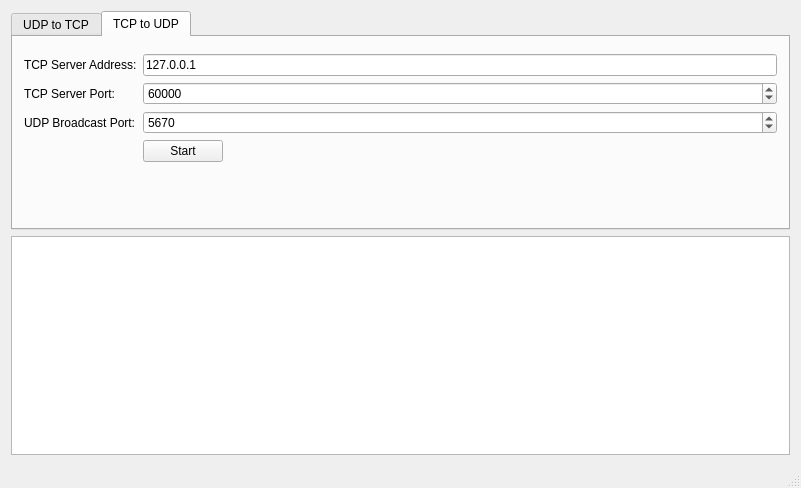
<?xml version="1.0" encoding="UTF-8"?>
<ui version="4.0">
 <class>SNBGui</class>
 <widget class="QMainWindow" name="SNBGui">
  <property name="geometry">
   <rect>
    <x>0</x>
    <y>0</y>
    <width>801</width>
    <height>488</height>
   </rect>
  </property>
  <property name="windowTitle">
   <string>SNBGui</string>
  </property>
  <widget class="QWidget" name="centralWidget">
   <layout class="QVBoxLayout" name="verticalLayout_2">
    <item>
     <widget class="QTabWidget" name="tabWidget">
      <property name="currentIndex">
       <number>1</number>
      </property>
      <widget class="QWidget" name="tabUT">
       <attribute name="title">
        <string>UDP to TCP</string>
       </attribute>
       <layout class="QFormLayout" name="formLayout_2">
        <property name="fieldGrowthPolicy">
         <enum>QFormLayout::AllNonFixedFieldsGrow</enum>
        </property>
        <item row="1" column="0">
         <layout class="QFormLayout" name="formLayout"/>
        </item>
        <item row="3" column="0">
         <widget class="QLabel" name="labelUdpListenPort">
          <property name="text">
           <string>UDP Listen Port:</string>
          </property>
         </widget>
        </item>
        <item row="3" column="1">
         <widget class="QSpinBox" name="spinBoxUdpListenPort">
          <property name="minimum">
           <number>1000</number>
          </property>
          <property name="maximum">
           <number>100000</number>
          </property>
          <property name="singleStep">
           <number>10</number>
          </property>
          <property name="value">
           <number>5670</number>
          </property>
         </widget>
        </item>
        <item row="5" column="0">
         <widget class="QLabel" name="labelTcpServerPort">
          <property name="text">
           <string>TCP Server Port:</string>
          </property>
         </widget>
        </item>
        <item row="5" column="1">
         <widget class="QSpinBox" name="spinBoxTcpServerPort">
          <property name="minimum">
           <number>1000</number>
          </property>
          <property name="maximum">
           <number>100000</number>
          </property>
          <property name="singleStep">
           <number>10</number>
          </property>
          <property name="value">
           <number>60000</number>
          </property>
         </widget>
        </item>
        <item row="8" column="1">
         <layout class="QHBoxLayout" name="horizontalLayout_2">
          <item>
           <widget class="QPushButton" name="buttonUTStartStop">
            <property name="text">
             <string>Start</string>
            </property>
           </widget>
          </item>
          <item>
           <spacer name="horizontalSpacer_4">
            <property name="orientation">
             <enum>Qt::Horizontal</enum>
            </property>
            <property name="sizeHint" stdset="0">
             <size>
              <width>40</width>
              <height>20</height>
             </size>
            </property>
           </spacer>
          </item>
         </layout>
        </item>
       </layout>
      </widget>
      <widget class="QWidget" name="tabTU">
       <attribute name="title">
        <string>TCP to UDP</string>
       </attribute>
       <layout class="QFormLayout" name="formLayout_4">
        <property name="fieldGrowthPolicy">
         <enum>QFormLayout::AllNonFixedFieldsGrow</enum>
        </property>
        <item row="0" column="0">
         <layout class="QFormLayout" name="formLayout_3"/>
        </item>
        <item row="1" column="0">
         <widget class="QLabel" name="labelTcpServerAddress">
          <property name="text">
           <string>TCP Server Address:</string>
          </property>
         </widget>
        </item>
        <item row="1" column="1">
         <widget class="QLineEdit" name="lineEditTcpServerAddress">
          <property name="text">
           <string>127.0.0.1</string>
          </property>
         </widget>
        </item>
        <item row="2" column="0">
         <widget class="QLabel" name="labelTcpServerPort_2">
          <property name="text">
           <string>TCP Server Port:</string>
          </property>
         </widget>
        </item>
        <item row="2" column="1">
         <widget class="QSpinBox" name="spinBoxTcpClientPort">
          <property name="minimum">
           <number>1000</number>
          </property>
          <property name="maximum">
           <number>100000</number>
          </property>
          <property name="singleStep">
           <number>10</number>
          </property>
          <property name="value">
           <number>60000</number>
          </property>
         </widget>
        </item>
        <item row="4" column="0">
         <widget class="QLabel" name="labelUdpBroadcastPort">
          <property name="text">
           <string>UDP Broadcast Port:</string>
          </property>
         </widget>
        </item>
        <item row="4" column="1">
         <widget class="QSpinBox" name="spinBoxUdpBroadcastPort">
          <property name="minimum">
           <number>1000</number>
          </property>
          <property name="maximum">
           <number>100000</number>
          </property>
          <property name="singleStep">
           <number>10</number>
          </property>
          <property name="value">
           <number>5670</number>
          </property>
         </widget>
        </item>
        <item row="5" column="1">
         <layout class="QHBoxLayout" name="horizontalLayout_3">
          <item>
           <widget class="QPushButton" name="buttonTUStartStop">
            <property name="text">
             <string>Start</string>
            </property>
           </widget>
          </item>
          <item>
           <spacer name="horizontalSpacer_3">
            <property name="orientation">
             <enum>Qt::Horizontal</enum>
            </property>
            <property name="sizeHint" stdset="0">
             <size>
              <width>40</width>
              <height>20</height>
             </size>
            </property>
           </spacer>
          </item>
         </layout>
        </item>
       </layout>
      </widget>
     </widget>
    </item>
    <item>
     <widget class="QTextEdit" name="textEditLogger">
      <property name="readOnly">
       <bool>true</bool>
      </property>
     </widget>
    </item>
   </layout>
  </widget>
  <widget class="QMenuBar" name="menuBar">
   <property name="geometry">
    <rect>
     <x>0</x>
     <y>0</y>
     <width>801</width>
     <height>26</height>
    </rect>
   </property>
  </widget>
  <widget class="QStatusBar" name="statusBar"/>
 </widget>
 <layoutdefault spacing="6" margin="11"/>
 <resources/>
 <connections/>
</ui>
